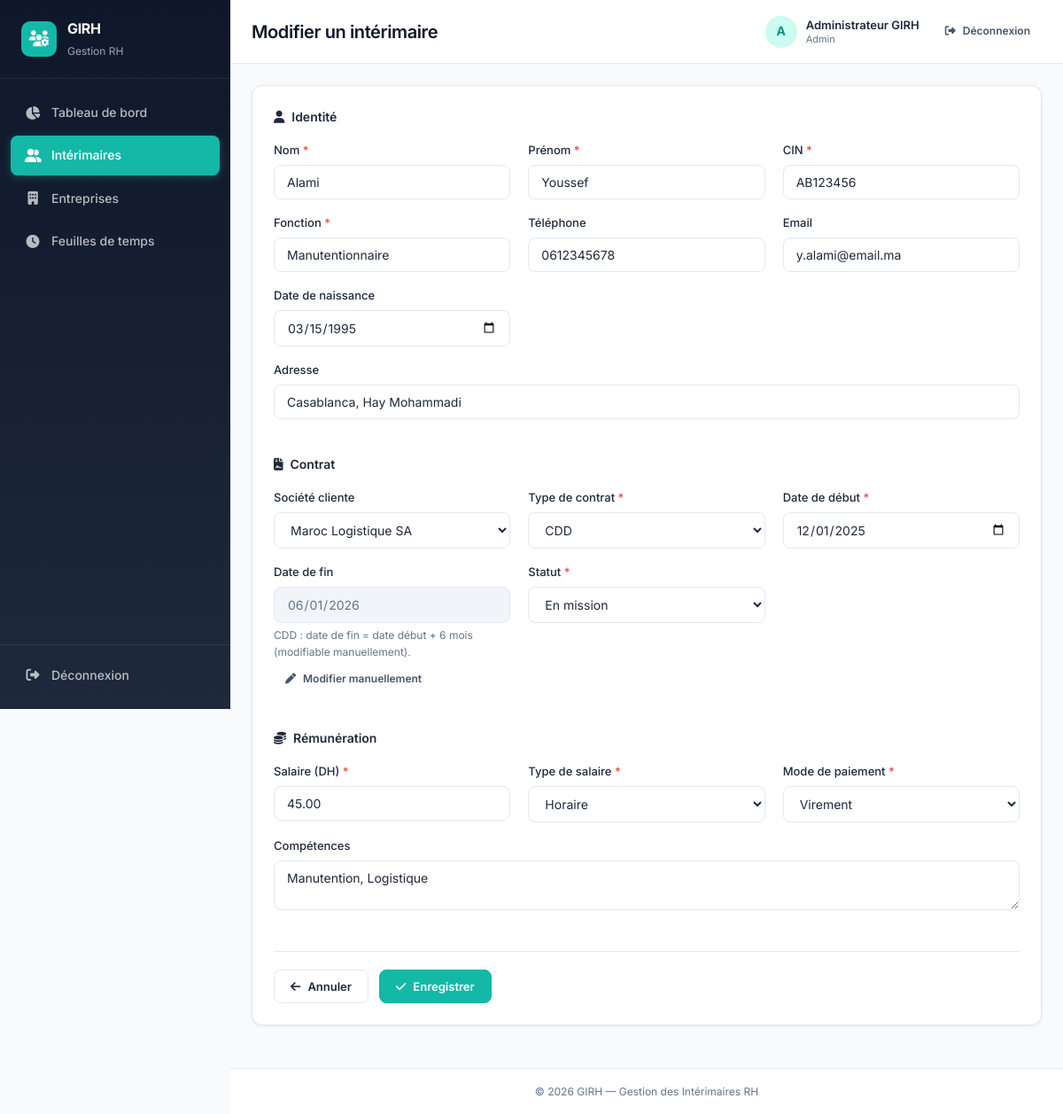
The app's page /interimaire_modifier.php?id=1 (signed in) with its own data.
### tables this page shows
CREATE TABLE IF NOT EXISTS interimaires (
    id INT AUTO_INCREMENT PRIMARY KEY,
    nom VARCHAR(100) NOT NULL,
    prenom VARCHAR(100) NOT NULL,
    cin VARCHAR(20) NOT NULL UNIQUE,
    fonction VARCHAR(100) NOT NULL,
    telephone VARCHAR(20),
    email VARCHAR(150),
    adresse VARCHAR(255),
    date_naissance DATE,
    entreprise_id INT,
    type_contrat ENUM('CDI','CDD','ANAPEC') NOT NULL,
    date_debut DATE NOT NULL,
    date_fin DATE NULL,
    salaire DECIMAL(10,2) NOT NULL,
    type_salaire ENUM('horaire','mensuel') NOT NULL DEFAULT 'mensuel',
    mode_paiement ENUM('espece','virement','cheque') NOT NULL DEFAULT 'virement',
    statut ENUM('paie_bloquee','en_mission','fin_de_contrat') NOT NULL DEFAULT 'en_mission',
    competences TEXT,
    created_at TIMESTAMP DEFAULT CURRENT_TIMESTAMP,
    CONSTRAINT fk_interimaire_entreprise FOREIGN KEY (entreprise_id) REFERENCES entreprises(id) ON DELETE SET NULL ON UPDATE CASCADE
);

CREATE TABLE IF NOT EXISTS entreprises (
    id INT AUTO_INCREMENT PRIMARY KEY,
    nom_entreprise VARCHAR(200) NOT NULL,
    secteur_activite VARCHAR(100) NOT NULL,
    adresse TEXT,
    telephone VARCHAR(20),
    email VARCHAR(150),
    contact_principal VARCHAR(150),
    created_at TIMESTAMP DEFAULT CURRENT_TIMESTAMP
);

### interimaire_modifier.php (called while the page is built, shortened)
<?php
require_once __DIR__ . '/php/interimaires.php';
require_once __DIR__ . '/php/entreprises.php';
$id = (int) ($_GET['id'] ?? 0);
$interimaire = getInterimaireById($id);
$errors = [];
$data = $interimaire;
$entreprises = getAllEntreprisesForSelect();
include __DIR__ . '/includes/header.php';
include __DIR__ . '/includes/interimaire_form.php';
include __DIR__ . '/includes/footer.php';

### php/interimaires.php (called while the page is built, shortened)
<?php
require_once __DIR__ . '/config.php';
function getInterimaireById(int $id): ?array
{
    $pdo = getPDO();
    $stmt = $pdo->prepare('
        SELECT i.*, e.nom_entreprise, e.secteur_activite
        FROM interimaires i
        LEFT JOIN entreprises e ON e.id = i.entreprise_id
        WHERE i.id = :id
    ');
    $stmt->execute(['id' => $id]);
    $result = $stmt->fetch();
    return $result ?: null;
}

### php/config.php (called while the page is built, shortened)
<?php
function e(?string $value): string
{
    return htmlspecialchars($value ?? '', ENT_QUOTES, 'UTF-8');
}

### php/entreprises.php (called while the page is built, shortened)
<?php
require_once __DIR__ . '/config.php';
function getAllEntreprisesForSelect(): array
{
    $pdo = getPDO();
    $stmt = $pdo->query('SELECT id, nom_entreprise, secteur_activite FROM entreprises ORDER BY nom_entreprise ASC');
    return $stmt->fetchAll();
}

### includes/interimaire_form.php (the view, shortened to what this page needs)
<?php
$isEdit = isset($interimaire);
$formAction = $isEdit ? 'interimaire_modifier.php?id=' . (int) $interimaire['id'] : 'interimaire_ajouter.php';
?>
<div class="card">
    <div class="card-body">
        <form method="POST" action="<?= e($formAction) ?>" class="form" id="interimaireForm" novalidate>
            <h4 class="form-section-title"><i class="fa-solid fa-user"></i> Identité</h4>
            <div class="form-grid">
                <div class="form-group">
                    <label for="nom">Nom <span class="required">*</span></label>
                    <input type="text" id="nom" name="nom" class="form-control <?= isset($errors['nom']) ? 'is-invalid' : '' ?>"
                           value="<?= e($data['nom']) ?>" required>
                </div>
                <div class="form-group">
                    <label for="prenom">Prénom <span class="required">*</span></label>
                    <input type="text" id="prenom" name="prenom" class="form-control <?= isset($errors['prenom']) ? 'is-invalid' : '' ?>"
                           value="<?= e($data['prenom']) ?>" required>
                </div>
                <div class="form-group">
                    <label for="cin">CIN <span class="required">*</span></label>
                    <input type="text" id="cin" name="cin" class="form-control <?= isset($errors['cin']) ? 'is-invalid' : '' ?>"
                           value="<?= e($data['cin']) ?>" required>
                </div>
                <div class="form-group">
                    <label for="fonction">Fonction <span class="required">*</span></label>
                    <input type="text" id="fonction" name="fonction" class="form-control <?= isset($errors['fonction']) ? 'is-invalid' : '' ?>"
                           value="<?= e($data['fonction'] ?? '') ?>" required>
                </div>
                <div class="form-group">
                    <label for="telephone">Téléphone</label>
                    <input type="tel" id="telephone" name="telephone" class="form-control"
                           value="<?= e($data['telephone'] ?? '') ?>">
                </div>
                <div class="form-group">
                    <label for="email">Email</label>
                    <input type="email" id="email" name="email" class="form-control"
                           value="<?= e($data['email'] ?? '') ?>">
                </div>
                <div class="form-group">
                    <label for="date_naissance">Date de naissance</label>
                    <input type="date" id="date_naissance" name="date_naissance" class="form-control"
                           value="<?= e($data['date_naissance'] ?? '') ?>">
                </div>
                <div class="form-group full-width">
                    <label for="adresse">Adresse</label>
                    <input type="text" id="adresse" name="adresse" class="form-control"
                           value="<?= e($data['adresse'] ?? '') ?>">
                </div>
            </div>
            <h4 class="form-section-title"><i class="fa-solid fa-file-contract"></i> Contrat</h4>
            <div class="form-grid">
                <div class="form-group">
                    <label for="entreprise_id">Société cliente</label>
                    <select id="entreprise_id" name="entreprise_id" class="form-control">
                        <?php foreach ($entreprises as $ent): ?>
                            <option value="<?= (int) $ent['id'] ?>" <?= (string) ($data['entreprise_id'] ?? '') === (string) $ent['id'] ? 'selected' : '' ?>>
                                <?= e($ent['nom_entreprise']) ?>
                            </option>
                        <?php endforeach; ?>
                    </select>
                </div>
                <div class="form-group">
                    <label for="type_contrat">Type de contrat <span class="required">*</span></label>
                    <select id="type_contrat" name="type_contrat" class="form-control" required>
                        <option value="CDD" <?= ($data['type_contrat'] ?? '') === 'CDD' ? 'selected' : '' ?>>CDD</option>
                    </select>
                </div>
                <div class="form-group">
                    <label for="date_debut">Date de début <span class="required">*</span></label>
                    <input type="date" id="date_debut" name="date_debut" class="form-control <?= isset($errors['date_debut']) ? 'is-invalid' : '' ?>"
                           value="<?= e($data['date_debut'] ?? '') ?>" required>
                </div>
                <div class="form-group">
                    <label for="date_fin">Date de fin</label>
                    <input type="date" id="date_fin" name="date_fin" class="form-control"
                           value="<?= e($data['date_fin'] ?? '') ?>">
                    <small class="form-hint" id="dateFinHint">CDD : calculée automatiquement (+6 mois). CDI : non applicable.</small>
                    <button type="button" class="btn btn-ghost btn-sm" id="unlockDateFin" style="display:none;margin-top:6px;">
                        <i class="fa-solid fa-pen"></i> Modifier manuellement
                    </button>
                </div>
                <div class="form-group">
                    <label for="statut">Statut <span class="required">*</span></label>
                    <select id="statut" name="statut" class="form-control" required>
                        <option value="en_mission" <?= ($data['statut'] ?? '') === 'en_mission' ? 'selected' : '' ?>>En mission</option>
                    </select>
                </div>
            </div>
            <h4 class="form-section-title"><i class="fa-solid fa-coins"></i> Rémunération</h4>
            <div class="form-grid">
                <div class="form-group">
                    <label for="salaire">Salaire (DH) <span class="required">*</span></label>
                    <input type="number" id="salaire" name="salaire" step="0.01" min="0"
                           class="form-control <?= isset($errors['salaire']) ? 'is-invalid' : '' ?>"
                           value="<?= e($data['salaire'] ?? '') ?>" required>
                </div>
                <div class="form-group">
                    <label for="type_salaire">Type de salaire <span class="required">*</span></label>
                    <select id="type_salaire" name="type_salaire" class="form-control" required>
                        <option value="horaire" <?= ($data['type_salaire'] ?? '') === 'horaire' ? 'selected' : '' ?>>Horaire</option>
                    </select>
                </div>
                <div class="form-group">
                    <label for="mode_paiement">Mode de paiement <span class="required">*</span></label>
                    <select id="mode_paiement" name="mode_paiement" class="form-control" required>
                        <option value="virement" <?= ($data['mode_paiement'] ?? 'virement') === 'virement' ? 'selected' : '' ?>>Virement</option>
                    </select>
                </div>
                <div class="form-group full-width">
                    <label for="competences">Compétences</label>
                    <textarea id="competences" name="competences" class="form-control" rows="2"><?= e($data['competences'] ?? '') ?></textarea>
                </div>
            </div>
            <div class="form-actions">
                <a href="interimaires.php" class="btn btn-outline"><i class="fa-solid fa-arrow-left"></i> Annuler</a>
                <button type="submit" class="btn btn-primary">
                    <i class="fa-solid fa-check"></i> <?= $isEdit ? 'Enregistrer' : 'Ajouter' ?>
                </button>
            </div>
        </form>
    </div>
</div>

### css/style.css (style rules this page uses)
:root { --slate-900: #0F172A; --slate-800: #1E293B; --slate-600: #475569; --slate-500: #64748B; --slate-200: #E2E8F0; --slate-100: #F1F5F9; --slate-50: #F8FAFC; --white: #FFFFFF; --accent: #14B8A6; --accent-hover: #0D9488; --accent-light: #CCFBF1; --blue-accent: #0EA5E9; --success: #10B981; --success-bg:#D1FAE5; --warning: #F59E0B; --warning-bg:#FEF3C7; --danger: #EF4444; --danger-bg: #FEE2E2; --sidebar-width: 260px; --topbar-height: 72px; --radius: 12px; --radius-sm: 8px; --shadow: 0 1px 3px rgba(0, 0, 0, 0.08); --shadow-md: 0 4px 16px rgba(15, 23, 42, 0.08); --transition: 0.2s ease; }
* { margin: 0; padding: 0; box-sizing: border-box; }
body { font-family: 'Inter', -apple-system, BlinkMacSystemFont, sans-serif; background: var(--slate-50); color: var(--slate-800); line-height: 1.6; font-size: 14px; -webkit-font-smoothing: antialiased; }
a { color: var(--accent); text-decoration: none; transition: color var(--transition); }
.card { background: var(--white); border-radius: var(--radius); box-shadow: var(--shadow); margin-bottom: 24px; border: 1px solid var(--slate-200); overflow: hidden; }
.card-body { padding: 24px; }
.btn { display: inline-flex; align-items: center; justify-content: center; gap: 8px; padding: 9px 18px; border-radius: var(--radius-sm); font-size: 13px; font-weight: 600; font-family: inherit; border: 1px solid transparent; cursor: pointer; transition: all var(--transition); text-decoration: none; white-space: nowrap; line-height: 1.4; }
.btn-primary { background: var(--accent); color: var(--white); border-color: var(--accent); }
.btn-outline { background: var(--white); color: var(--slate-800); border-color: var(--slate-200); }
.btn-ghost { background: transparent; color: var(--slate-600); border-color: transparent; }
.btn-sm { padding: 6px 12px; font-size: 12px; }
.form-group { margin-bottom: 16px; }
.form-group label { display: block; margin-bottom: 6px; font-weight: 500; font-size: 13px; color: var(--slate-800); }
.required { color: var(--danger); }
.form-control { width: 100%; padding: 10px 14px; border: 1px solid var(--slate-200); border-radius: var(--radius-sm); font-size: 14px; font-family: inherit; color: var(--slate-800); background: var(--white); transition: border-color var(--transition), box-shadow var(--transition); }
.form-control:disabled, .form-control[readonly] { background: var(--slate-100); color: var(--slate-500); cursor: not-allowed; }
.form-grid { display: grid; grid-template-columns: repeat(auto-fit, minmax(240px, 1fr)); gap: 0 20px; }
.form-grid .full-width { grid-column: 1 / -1; }
.form-actions { display: flex; gap: 12px; margin-top: 24px; padding-top: 20px; border-top: 1px solid var(--slate-200); }
.form-hint { display: block; margin-top: 4px; font-size: 12px; color: var(--slate-500); }

### includes/interimaire_form.php (style rules this page uses)
.form-section-title { font-size:14px;font-weight:600;color:#1E293B;margin:24px 0 16px;display:flex;align-items:center;gap:8px }
.form-section-title:first-child { margin-top:0 }

### records on screen
interimaires: nom "Alami", prenom "Youssef", cin "AB123456", fonction "Manutentionnaire", telephone "0612345678", email "y.alami@email.ma", date_naissance "03/15/1995", adresse "Casablanca, Hay Mohammadi", entreprise_id "Maroc Logistique SA", type_contrat "CDD", date_debut "12/01/2025", date_fin "06/01/2026", statut "En mission", salaire "45.00", type_salaire "Horaire", mode_paiement "Virement", competences "Manutention, Logistique"

### other values on screen
APP_NAME "GIRH"
$pageTitle "Modifier un intérimaire"
substr($currentUser['nom'], 0, 1) "A"
$currentUser['nom'] "Administrateur GIRH"
$currentUser['role'] "Admin"
APP_SUBTITLE "Gestion des Intérimaires RH"
